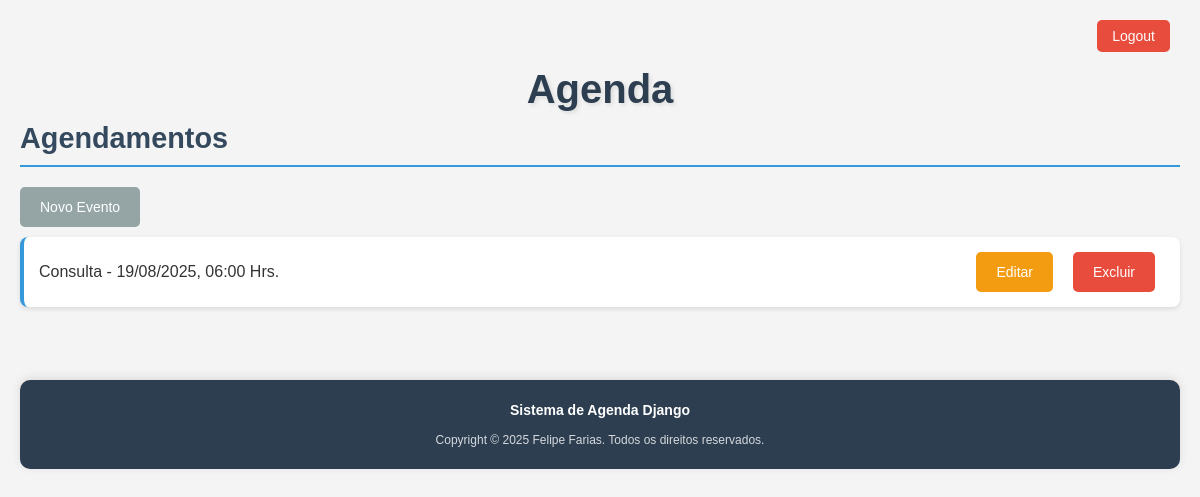
The app's page /agenda/ (signed in), older data.
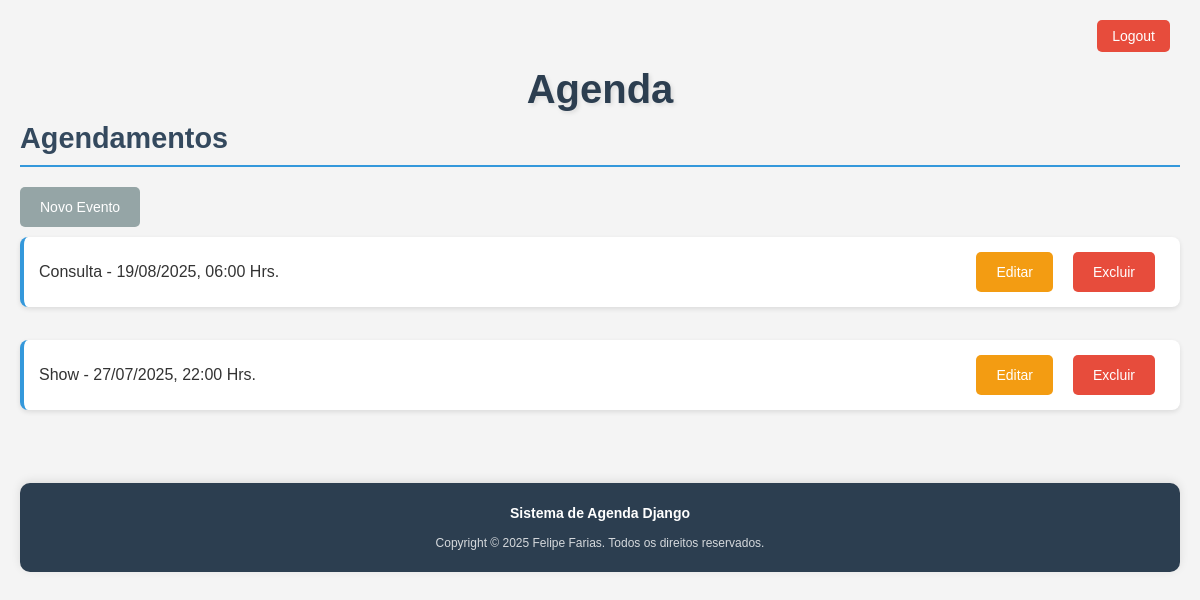
The same page, newer data.
### core/models.py (models this page shows, shortened)
class Evento(models.Model):
    titulo = models.CharField(max_length = 100)
    descricao = models.TextField(blank = True, null = True)
    data_evento = models.DateTimeField(verbose_name='Data do Evento')
    data_criacao = models.DateTimeField(auto_now=True, verbose_name='Data da Criação')
    usuario = models.ForeignKey(User, on_delete=models.CASCADE)
    class Meta:
        db_table = 'evento'
    def get_data_criacao(self):
        return self.data_evento.strftime('%d/%m/%Y, %H:%M Hrs.')
    def get_evento_atrasado(self):
        if self.data_evento < datetime.now():
            return True
        else:
            return False

### core/views.py (the view)
# urls.py: path('agenda/', views.lista_eventos),
@login_required(login_url="/login/")
def lista_eventos(request):
    usuario = request.user
    data_atual = datetime.now() - timedelta(hours=1)
    evento = Evento.objects.filter(usuario = usuario, data_evento__gt=data_atual)
    dados = {"eventos": evento}
    return render(request, "agenda.html", dados)

### templates/agenda.html (shortened to what this page needs)
{% extends 'models/model-page.html' %}
{% block content %}
<h2>Agendamentos</h2>
<a href="evento/"><button type="button" style="margin-bottom: 10px;">Novo Evento</button></a>
<ul>
  {% for evento in eventos %}
  <li>
    <div {% if evento.get_evento_atrasado %} style="color: red;" {% endif %}>
      {{ evento.titulo }} - {{ evento.get_data_criacao }}
      <div class="action-buttons">
        <a href="evento/?id={{ evento.id }}"><button type="button">Editar</button></a>
        <a href="evento/delete/{{ evento.id }}"><button type="button">Excluir</button></a>
      </div>
    </div>
  </li>
  <br />
  {% endfor %}
</ul>
{% endblock %}

### templates/models/model-page.html
<!DOCTYPE html>
<html lang="pt-BR">
  <head>
    {% include "models/model-header.html" %}
  </head>
  <body>
    {% block content %} {% endblock %}
  </body>
  <footer>
    {% include "models/model-footer.html" %}
  </footer>
</html>

### templates/models/model-header.html (shortened to what this page needs)
    {% load static %}
    <div align="right">
    <button type="button"><a href="/logout">Logout<a></button>
    </div>
    <link rel="stylesheet" href="{% static 'css/style.css' %}">
    <h1>Agenda</h1>

### templates/models/model-footer.html
<p><strong>Sistema de Agenda Django</strong></p>
<p class="copyright">Copyright © 2025 Felipe Farias. Todos os direitos reservados.</p>

### static/css/style.css (style rules this page uses)
* { margin: 0; padding: 0; box-sizing: border-box; }
body { font-family: 'Arial', sans-serif; color: #333; background-color: #f4f4f4; margin: 0; padding: 20px; }
h1 { color: #2c3e50; text-align: center; margin-bottom: 10px; font-size: 2.5em; text-shadow: 2px 2px 4px rgba(0,0,0,0.1); }
h2 { color: #34495e; margin-bottom: 20px; font-size: 1.8em; border-bottom: 2px solid #3498db; padding-bottom: 10px; }
div[align="right"] { margin-bottom: 15px; }
div[align="right"] button { background-color: #e74c3c; color: white; border: none; padding: 8px 15px; border-radius: 5px; cursor: pointer; transition: background-color 0.3s; }
div[align="right"] button a { color: white; text-decoration: none; }
button { background-color: #3498db; color: white; border: none; padding: 12px 20px; border-radius: 5px; cursor: pointer; font-size: 14px; margin-right: 10px; transition: background-color 0.3s; white-space: nowrap; }
button[type="button"] { background-color: #95a5a6; }
.button-container, .action-buttons { display: flex; gap: 10px; align-items: center; justify-content: flex-end; }
a[href*="delete"] button { background-color: #e74c3c !important; }
a[href*="evento/?id"] button { background-color: #f39c12 !important; }
a { text-decoration: none; color: inherit; }
ul { list-style-type: none; padding: 0; }
li { background-color: white; margin-bottom: 15px; padding: 15px; border-radius: 8px; box-shadow: 0 2px 5px rgba(0,0,0,0.1); border-left: 4px solid #3498db; }
li div { display: flex; justify-content: space-between; align-items: center; flex-wrap: wrap; gap: 10px; }
strong { font-weight: bold; }
footer { text-align: center; margin-top: 30px; padding: 20px; background-color: #2c3e50; color: white; border-radius: 0 0 10px 10px; }
footer p { margin: 0; font-size: 12px; }
li { animation: fadeIn 0.3s ease-in; }
footer { background-color: #2c3e50; color: white; text-align: center; padding: 20px; margin-top: 40px; border-radius: 10px; box-shadow: 0 -2px 10px rgba(0,0,0,0.1); }
footer p { margin: 0; font-size: 14px; line-height: 1.5; }
footer .copyright { font-size: 12px; opacity: 0.8; margin-top: 10px; }
html, body { min-height: 100vh; }
body { display: flex; flex-direction: column; }

Row changes from the older to the newer data that the page shows:
added Evento: titulo "Show", get_data_criacao "27/07/2025, 22:00 Hrs."
